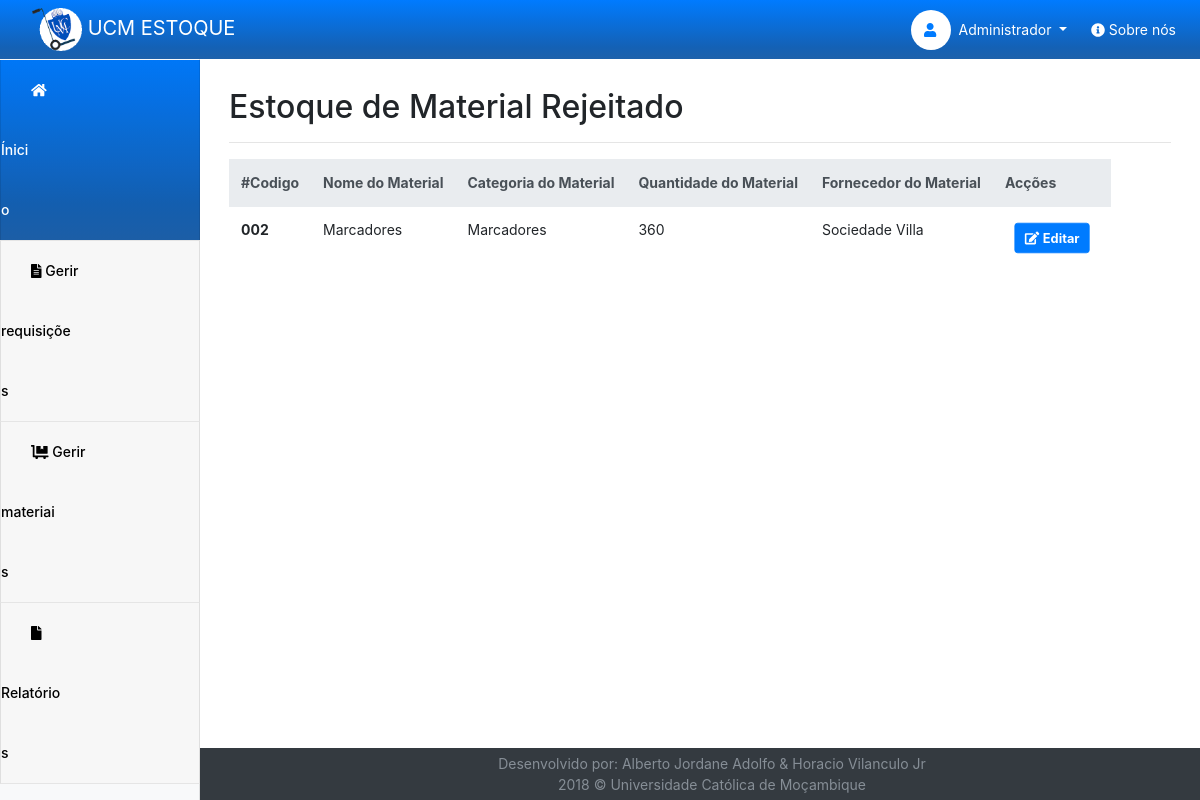
The page /responsavel-armazem/estoqueRejeitado.php (signed in) on the database its author committed.
### tables this page shows
CREATE TABLE IF NOT EXISTS `material` (
  `idmaterial` int(11) NOT NULL AUTO_INCREMENT,
  `nomeMaterial` varchar(45) NOT NULL,
  `quantidade` int(11) NOT NULL DEFAULT '0',
  `dataEntrada` date NOT NULL,
  `qtdSaida` int(11) DEFAULT '0',
  `qtdEstoque` int(11) DEFAULT '0',
  `novaqtd` int(11) DEFAULT '0',
  `dataSaida` date DEFAULT NULL,
  `categoria_idcategoria` int(11) NOT NULL,
  `fornecedor_idfornecedor` int(11) DEFAULT NULL,
  `estado` varchar(20) NOT NULL,
  PRIMARY KEY (`idmaterial`),
  KEY `categoria_fk` (`categoria_idcategoria`) USING BTREE,
  KEY `fornecedor_fk` (`fornecedor_idfornecedor`) USING BTREE
);

CREATE TABLE IF NOT EXISTS `categorias` (
  `idcategoria` int(11) NOT NULL AUTO_INCREMENT,
  `nomeCategoria` varchar(45) NOT NULL,
  PRIMARY KEY (`idcategoria`)
);

CREATE TABLE IF NOT EXISTS `fornecedores` (
  `idfornecedor` int(11) NOT NULL AUTO_INCREMENT,
  `nomeEmpresa` varchar(45) NOT NULL,
  `email` varchar(45) DEFAULT NULL,
  `celular` varchar(45) DEFAULT NULL,
  `endereco` varchar(45) DEFAULT NULL,
  PRIMARY KEY (`idfornecedor`)
);

### responsavel-armazem/estoqueRejeitado.php (the view, shortened to what this page needs)
<?php
include_once 'php/conexao.php';
?>
<!doctype html>
<html lang="pt-PT">
    <head>
        <link href="../css/responsavel-armazem/mobile-first/mobile-first-responsavel-armazem-estoque-materiais.css" rel="stylesheet">
        <link href="../dataTables/css/trasnform.css" rel="stylesheet">
        <link href="../css/bootstrap.min.css" rel="stylesheet">
        <link href="../dataTables/css/dataTables.bootstrap4.min.css" rel="stylesheet">
        <link rel="stylesheet" href="../css/flexboxgrid.min.css">
        <link href="../css/responsavel-armazem/responsavel-armazem-estoque-materiais.css" rel="stylesheet">
    </head>
    <body>
        <header>
            <nav class="navbar navbar-expand-md fixed-top navbar-dark">
                <a class="navbar-brand pt-0 pb-0" href="inicio.php">
                    <img src="../img/logo.gif" class="d-inline-block img-fluid img-thubnail logo ml-3 w-6" id="logo">
                    UCM ESTOQUE
                </a>
                <div class="collapse navbar-collapse justify-content-end navcollapse" id="navbarNavDropdown">
                    <ul class="navbar-nav">
                        <li class="nav-item"
                            ><div class="d-inline-block bg-white " id="foto-usuario">
                                <a class="nav-link text-primary"><i class="fas fa-user"></i></a>
                            </div>
                        </li>
                        <li class="nav-item dropdown">
                            <a class="nav-link dropdown-toggle text-white mr-2" href="#" id="perfil" data-toggle="dropdown" aria-haspopup="true" aria-expanded="false">
                                <?php if(isset($_SESSION['unome'])){
                                    echo $_SESSION['unome'];
                                }?>
                            </a>
                        </li>
                        <li class="nav-item">
                            <a class="nav-link text-white" href="about.php" id="sobre">
                                <i class="fas fa-info-circle"></i>
                                Sobre nós
                            </a>
                        </li>
                    </ul>
                </div>
            </nav>
        </header>
        <div class="container-fluid pl-0 pr-0">
            <div class="row w-100 mr-0 ml-0">
                <nav class="col-md-2 d-md-block bg-light sidebar collapse bd-links navcollapse" id="siderbar-nav">
                    <div class="sidebar-sticky ">
                        <div id="accordion" role="tablist">
                            <div class="card active">
                                <div class="card-header active" role="tab" id="inicio">
                                    <h5 class="mb-0">
                                        <a  href="inicio.php" class="active">
                                            <i class="fas fa-home"></i>
                                            Ínicio
                                        </a>
                                    </h5>
                                </div>
                            </div>
                            <div class="card">
                                <div class="card-header" role="tab" id="gerir-requisicoes">
                                    <h5 class="mb-0">
                                        <a data-toggle="collapse" href="#collapse-gerir-requisicoes" aria-expanded="true" aria-controls="collapseOne">
                                            <i class="fas fa-file-alt"></i>
                                            Gerir requisições
                                        </a>
                                    </h5>
                                </div>
                            </div>
                            <div class="card">
                                <div class="card-header" role="tab" id="gerir-materiais">
                                    <h5 class="mb-0">
                                        <a data-toggle="collapse" href="#collapse-gerir-materiais" aria-expanded="true" aria-controls="collapseOne">
                                            <i class="fas fa-dolly-flatbed"></i>
                                            Gerir materiais
                                        </a>
                                    </h5>
                                </div>
                            </div>
                            <div class="card">
                                <div class="card-header" role="tab" id="relatorios">
                                    <h5 class="mb-0">
                                        <a data-toggle="collapse" href="#collapse-relatorios" aria-expanded="true" aria-controls="collapseOne">
                                            <i class="fas fa-file"></i>
                                            Relatórios
                                        </a>
                                    </h5>
                                </div>
                            </div>
                        </div>
                    </div>
                </nav>
                <main role="main" class="col-md-10 ml-auto col-xl-10 col-lg-10">
                    <section class="mx-4 pt-4">
                        <div class="d-flex justify-content-between flex-wrap flex-md-nowrap align-items-center pt-3 pb-2 mb-3 border-bottom">
                            <h1 class="h2">Estoque de Material Rejeitado </h1>
                        </div>
                        <div id="tabela">
                            <table class="display table table-responsive  table-hover" id="tabela1">
                                <thead class="thead-light">
                                    <tr>
                                        <th scope="col">#Codigo</th>
                                        <th scope="col">Nome do Material </th>
                                        <th scope="col">Categoria do Material</th>
                                        <th scope="col">Quantidade do Material</th>
                                        <th scope="col">Fornecedor do Material</th>
                                         <th scope="col">Acções</th>
                                    </tr>
                                </thead>
                    <tbody>
                     <?php
                    $select = "SELECT material.idmaterial,material.nomeMaterial,material.novaqtd, material.quantidade,material.dataEntrada, material.qtdSaida, material.qtdEstoque, categorias.nomeCategoria, fornecedores.nomeEmpresa
                    FROM ((material INNER JOIN categorias on categorias.idcategoria=material.categoria_idcategoria) INNER JOIN fornecedores on fornecedores.idfornecedor=material.fornecedor_idfornecedor)where estado='rejeitado'";
                     $resultado= $conn->prepare($select);
                    $resultado->execute();
                    while($linhas=$resultado->fetch(PDO::FETCH_ASSOC)){ ?>
                                    <tr>
                                        <th scope="row">00<?php echo $linhas['idmaterial']; ?></th>
                                        <td><?php echo $linhas['nomeMaterial'];?></td>
                                        <td><?php echo $linhas['nomeCategoria'];?></td>
                                        <td><?php echo $linhas['novaqtd'];?></td>
                                        <td><?php echo $linhas['nomeEmpresa'];?></td>
                                        <td>
                                            <div class="input-group">
                                                 <a href="editarMaterial.php?id=<?php echo $linhas['idmaterial']; ?>"  class="btn btn-primary a-btn-slide-text">
                                                        <span class="fa fa-edit" aria-hidden="true"></span>
                                                        <span><strong>Editar</strong></span>
                                                </a>
                                            </div>
                                        </td>
                                    </tr>
                                    <?php
                                            }
                                    ?>
                                 </tbody>
                            </table>
                        </div>
                    </section>
                    <footer class="footer  bg-dark pr-4 pl-5 center-sm center-lg center-md">
                        <span class="text-muted">
                            Desenvolvido por:
                            Alberto Jordane Adolfo &
                            Horacio Vilanculo Jr<br>
                            2018 © Universidade Católica de Moçambique
                        </span>
                    </footer>
                </main>
            </div>
        </div>
    </body>
</html>

### dataTables/css/trasnform.css (style rules this page uses)
a.btn { -webkit-transform: scale(0.8); -moz-transform: scale(0.8); -o-transform: scale(0.8); -webkit-transition-duration: 0.5s; -moz-transition-duration: 0.5s; -o-transition-duration: 0.5s; }

### css/responsavel-armazem/responsavel-armazem-estoque-materiais.css (style rules this page uses)
* { margin: 0; padding: 0; box-sizing: border-box; }
body { font-size: .875rem; }
.sidebar { position: fixed; top: 0; bottom: 0; left: 0; z-index: 100; padding: 48px 0 0; box-shadow: inset -1px 0 0 rgba(0, 0, 0, .1); }
.sidebar-sticky { position: relative; top: 0; height: calc(100vh - 48px); padding-top:12px; overflow-x: hidden; overflow-y: auto; }
[role="main"] { padding-top: 48px; padding-left: 5px; padding-right: 5px; min-height: 100vh; }
section { padding-bottom: 100px; }
.footer { position: absolute; bottom: 0; padding-top: 5px; padding-bottom: 5px; right: 0px; width: 100%; }
#logo { width: 50px; padding-top: 8px; padding-bottom: 8px; }
.navbar { background-image: linear-gradient(#007bff, #1461b5 80%, #1d61ab); padding-top: 0; padding-bottom: 0; }
nav .navbar-collapse .navbar-nav li a { padding-top: 19px; padding-bottom: 19px; }
.border-bottom { border-bottom: 1px solid #e5e5e5; }
#foto-usuario { width: 40px; height: 40px; margin-top: 10px; border-radius: 100%; }
#foto-usuario a.nav-link { line-height: 40px; padding: 0; text-align: center; }
.card { border-top: none !important; border-bottom: 1px solid #e5e5e5; border-radius: 0px; font-weight: 500; color: #333; padding: 0px; padding-left: 0px; border-bottom: 1px solid #e5e5e5; }
.card-header { border-radius: 0px !important; border: none; padding: 0px; }
.card-header a { font-size: .875rem; color: #000000; padding: 20px 100% 21px 30px; line-height: 60px; }
.card.active { background-image: linear-gradient(#007bff, #1461b5 80%, #1d61ab); color: #FFFFFF; }
a.active { color: #FFFFFF; }
#tabela { width: 100%; padding-bottom: 50px; }

### rows shown on the page
material: idmaterial "2", nomeMaterial "Marcadores", categoria_idcategoria.nomeCategoria "Marcadores", novaqtd "360", fornecedor_idfornecedor.nomeEmpresa "Sociedade Villa"

### other values the page prints
$_SESSION['unome'] "Administrador"
